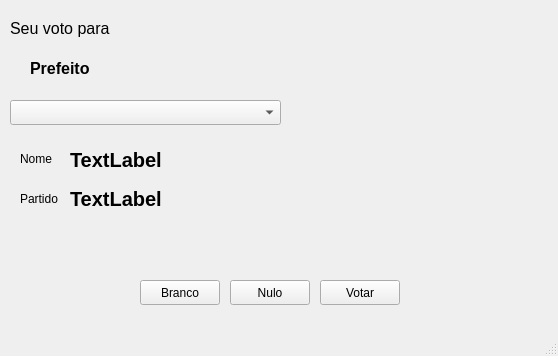
<?xml version="1.0" encoding="UTF-8"?>
<ui version="4.0">
 <class>MainWindow</class>
 <widget class="QMainWindow" name="MainWindow">
  <property name="geometry">
   <rect>
    <x>0</x>
    <y>0</y>
    <width>558</width>
    <height>356</height>
   </rect>
  </property>
  <property name="windowTitle">
   <string>MainWindow</string>
  </property>
  <widget class="QWidget" name="centralwidget">
   <widget class="QComboBox" name="comboBox">
    <property name="geometry">
     <rect>
      <x>10</x>
      <y>100</y>
      <width>271</width>
      <height>25</height>
     </rect>
    </property>
    <property name="currentText">
     <string/>
    </property>
   </widget>
   <widget class="QPushButton" name="pushButton">
    <property name="geometry">
     <rect>
      <x>320</x>
      <y>280</y>
      <width>80</width>
      <height>25</height>
     </rect>
    </property>
    <property name="text">
     <string>Votar</string>
    </property>
   </widget>
   <widget class="QPushButton" name="pushButton_2">
    <property name="geometry">
     <rect>
      <x>230</x>
      <y>280</y>
      <width>80</width>
      <height>25</height>
     </rect>
    </property>
    <property name="text">
     <string>Nulo</string>
    </property>
   </widget>
   <widget class="QPushButton" name="pushButton_3">
    <property name="geometry">
     <rect>
      <x>140</x>
      <y>280</y>
      <width>80</width>
      <height>25</height>
     </rect>
    </property>
    <property name="text">
     <string>Branco</string>
    </property>
   </widget>
   <widget class="QLabel" name="label_2">
    <property name="geometry">
     <rect>
      <x>10</x>
      <y>20</y>
      <width>131</width>
      <height>17</height>
     </rect>
    </property>
    <property name="font">
     <font>
      <pointsize>12</pointsize>
     </font>
    </property>
    <property name="text">
     <string>Seu voto para</string>
    </property>
   </widget>
   <widget class="QLabel" name="label_3">
    <property name="geometry">
     <rect>
      <x>370</x>
      <y>10</y>
      <width>181</width>
      <height>181</height>
     </rect>
    </property>
    <property name="text">
     <string/>
    </property>
    <property name="pixmap">
     <pixmap>../../../../../media/lulu/02B4AF50B4AF44CF/Users/Luiz/Pictures/Minhas Fotos/5.jpg</pixmap>
    </property>
    <property name="scaledContents">
     <bool>true</bool>
    </property>
   </widget>
   <widget class="QLabel" name="label">
    <property name="geometry">
     <rect>
      <x>30</x>
      <y>60</y>
      <width>71</width>
      <height>17</height>
     </rect>
    </property>
    <property name="font">
     <font>
      <pointsize>12</pointsize>
      <weight>75</weight>
      <bold>true</bold>
     </font>
    </property>
    <property name="text">
     <string>Prefeito</string>
    </property>
   </widget>
   <widget class="QLabel" name="label_4">
    <property name="geometry">
     <rect>
      <x>20</x>
      <y>150</y>
      <width>41</width>
      <height>17</height>
     </rect>
    </property>
    <property name="text">
     <string>Nome</string>
    </property>
   </widget>
   <widget class="QLabel" name="label_5">
    <property name="geometry">
     <rect>
      <x>70</x>
      <y>150</y>
      <width>281</width>
      <height>20</height>
     </rect>
    </property>
    <property name="font">
     <font>
      <pointsize>15</pointsize>
      <weight>75</weight>
      <bold>true</bold>
     </font>
    </property>
    <property name="text">
     <string>TextLabel</string>
    </property>
   </widget>
   <widget class="QLabel" name="label_6">
    <property name="geometry">
     <rect>
      <x>20</x>
      <y>190</y>
      <width>41</width>
      <height>17</height>
     </rect>
    </property>
    <property name="text">
     <string>Partido</string>
    </property>
   </widget>
   <widget class="QLabel" name="label_7">
    <property name="geometry">
     <rect>
      <x>70</x>
      <y>190</y>
      <width>281</width>
      <height>17</height>
     </rect>
    </property>
    <property name="font">
     <font>
      <pointsize>15</pointsize>
      <weight>75</weight>
      <bold>true</bold>
     </font>
    </property>
    <property name="text">
     <string>TextLabel</string>
    </property>
   </widget>
  </widget>
  <widget class="QMenuBar" name="menubar">
   <property name="geometry">
    <rect>
     <x>0</x>
     <y>0</y>
     <width>558</width>
     <height>22</height>
    </rect>
   </property>
  </widget>
  <widget class="QStatusBar" name="statusbar"/>
 </widget>
 <resources/>
 <connections/>
</ui>
